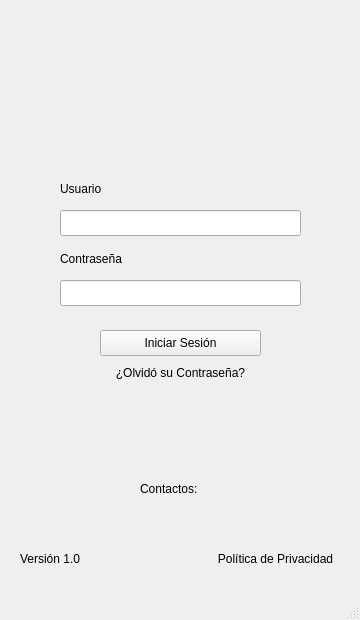
<?xml version="1.0" encoding="UTF-8"?>
<ui version="4.0">
 <class>CCSS_Garrobo</class>
 <widget class="QMainWindow" name="CCSS_Garrobo">
  <property name="geometry">
   <rect>
    <x>0</x>
    <y>0</y>
    <width>360</width>
    <height>620</height>
   </rect>
  </property>
  <property name="minimumSize">
   <size>
    <width>360</width>
    <height>620</height>
   </size>
  </property>
  <property name="maximumSize">
   <size>
    <width>900</width>
    <height>1600</height>
   </size>
  </property>
  <property name="baseSize">
   <size>
    <width>900</width>
    <height>1600</height>
   </size>
  </property>
  <property name="windowTitle">
   <string>LoginWindow</string>
  </property>
  <widget class="QWidget" name="centralwidget">
   <widget class="QLabel" name="logoText">
    <property name="geometry">
     <rect>
      <x>30</x>
      <y>-40</y>
      <width>291</width>
      <height>291</height>
     </rect>
    </property>
    <property name="text">
     <string/>
    </property>
    <property name="pixmap">
     <pixmap>../../resources/logoText.svg</pixmap>
    </property>
    <property name="scaledContents">
     <bool>true</bool>
    </property>
   </widget>
   <widget class="QLabel" name="userLabel">
    <property name="geometry">
     <rect>
      <x>60</x>
      <y>180</y>
      <width>66</width>
      <height>18</height>
     </rect>
    </property>
    <property name="text">
     <string>Usuario</string>
    </property>
   </widget>
   <widget class="QLabel" name="passwordLabel">
    <property name="geometry">
     <rect>
      <x>60</x>
      <y>250</y>
      <width>91</width>
      <height>18</height>
     </rect>
    </property>
    <property name="text">
     <string>Contraseña</string>
    </property>
   </widget>
   <widget class="QLabel" name="contactsLabel">
    <property name="geometry">
     <rect>
      <x>140</x>
      <y>480</y>
      <width>91</width>
      <height>18</height>
     </rect>
    </property>
    <property name="text">
     <string>Contactos:</string>
    </property>
   </widget>
   <widget class="QLabel" name="versionLabel">
    <property name="geometry">
     <rect>
      <x>20</x>
      <y>550</y>
      <width>81</width>
      <height>18</height>
     </rect>
    </property>
    <property name="text">
     <string>Versión 1.0</string>
    </property>
   </widget>
   <widget class="QLineEdit" name="userLine">
    <property name="geometry">
     <rect>
      <x>60</x>
      <y>210</y>
      <width>241</width>
      <height>26</height>
     </rect>
    </property>
   </widget>
   <widget class="QLineEdit" name="passwordLine">
    <property name="geometry">
     <rect>
      <x>60</x>
      <y>280</y>
      <width>241</width>
      <height>26</height>
     </rect>
    </property>
    <property name="echoMode">
     <enum>QLineEdit::Password</enum>
    </property>
   </widget>
   <widget class="QPushButton" name="changePasswordButton">
    <property name="geometry">
     <rect>
      <x>100</x>
      <y>360</y>
      <width>161</width>
      <height>26</height>
     </rect>
    </property>
    <property name="cursor">
     <cursorShape>PointingHandCursor</cursorShape>
    </property>
    <property name="autoFillBackground">
     <bool>false</bool>
    </property>
    <property name="text">
     <string>¿Olvidó su Contraseña?</string>
    </property>
    <property name="flat">
     <bool>true</bool>
    </property>
   </widget>
   <widget class="QPushButton" name="loginButton">
    <property name="geometry">
     <rect>
      <x>100</x>
      <y>330</y>
      <width>161</width>
      <height>26</height>
     </rect>
    </property>
    <property name="cursor">
     <cursorShape>PointingHandCursor</cursorShape>
    </property>
    <property name="text">
     <string>Iniciar Sesión</string>
    </property>
   </widget>
   <widget class="QPushButton" name="pushButton_3">
    <property name="geometry">
     <rect>
      <x>200</x>
      <y>550</y>
      <width>151</width>
      <height>18</height>
     </rect>
    </property>
    <property name="text">
     <string>Política de Privacidad</string>
    </property>
    <property name="autoDefault">
     <bool>false</bool>
    </property>
    <property name="flat">
     <bool>true</bool>
    </property>
   </widget>
  </widget>
  <widget class="QMenuBar" name="menubar">
   <property name="geometry">
    <rect>
     <x>0</x>
     <y>0</y>
     <width>360</width>
     <height>23</height>
    </rect>
   </property>
  </widget>
  <widget class="QStatusBar" name="statusbar"/>
 </widget>
 <resources/>
 <connections/>
</ui>
